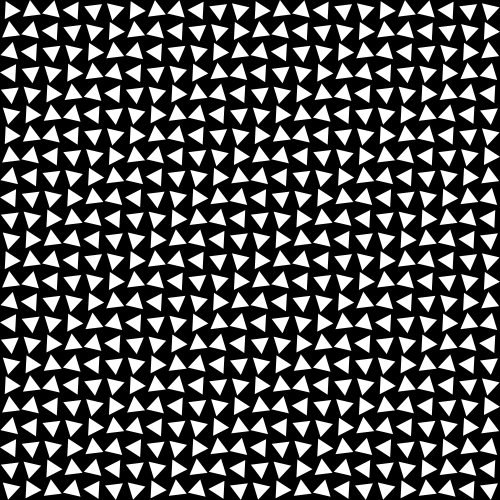
Frame 1 (no input)
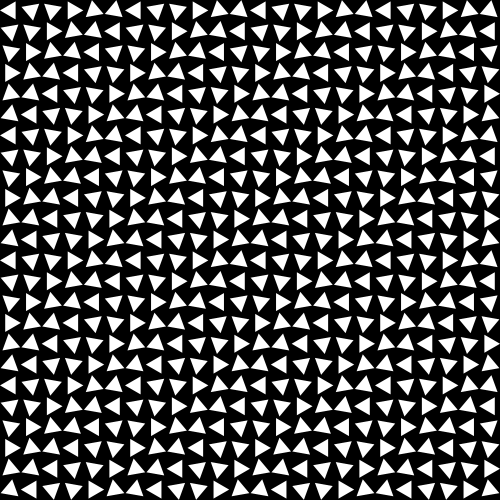
Frame 60 (the mouse pressed at the canvas centre just before this capture)
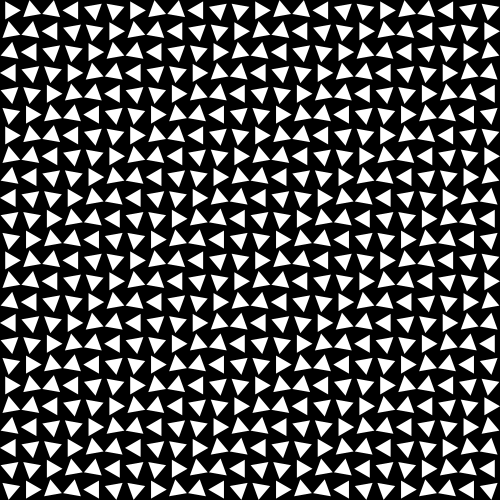
Frame 120 (the mouse held since frame 60 and released just before this capture)

The Processing sketch that drew these frames (run headless with seeded random() and noise(); from frame 60 on, the mouse is pressed at the canvas centre):

// Processing sketch: nPointShapesOnGrid
// ── nPointShapesOnGrid.pde
float size = 0.5;
float phase = 0.0;

void setup() {
  size(500, 500);
  noStroke();
}

void draw() {
  phase += 1.0 / 120.0;
  if (phase >= 1.0) {
    phase -= 1.0;
  }

  color c1 = color(255);
  color c2 = color(0);
  background(c2);
  pattern(24, 3, 4, c1, c2);
}

void pattern(int nMatrix, int nPoints, float nRots, color c1, color c2) {
  pushMatrix();
  float r = width / (float) nMatrix;
  translate(r / 2.0, r / 2.0);
  fill(c1);
  float p = phase * TWO_PI;
  for (int y = -1; y < nMatrix + 1; y++) {
    float angle = p + 1 / (float) nPoints * y / (float) nMatrix * TWO_PI * nRots;
    for (int x = -1; x < nMatrix + 1; x++) {
      pushMatrix();
      translate(x * r, y * r);
      scale(1 / (float) nMatrix);
      float angle2 = angle + 1 / (float) nPoints * x / (float) nMatrix * TWO_PI * nRots;
      fill(c1);
      poly(nPoints, size, angle2);
      popMatrix();
    }
  }
  popMatrix();
}

void poly(int nPoints, float r, float angle) {
  r = r * width;
  beginShape();

  for (int i = 0; i < nPoints; i++) {
    PVector p = PVector.fromAngle((float) i / (float) nPoints * TWO_PI + angle);
    p.mult(r);
    vertex(p.x, p.y);
  }  
  endShape(CLOSE);
}
